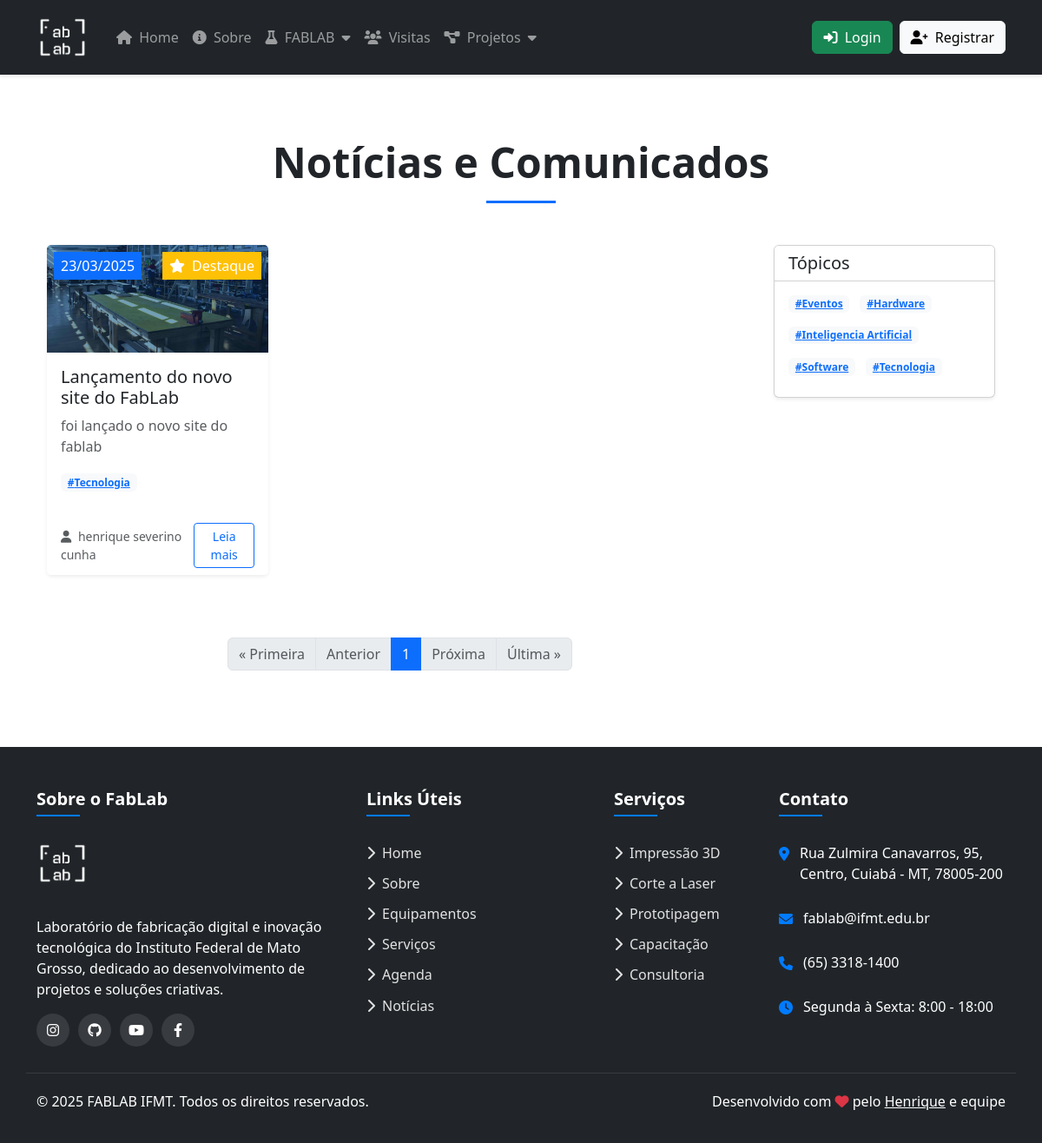
Page /options/noticias/ on the earlier database version.
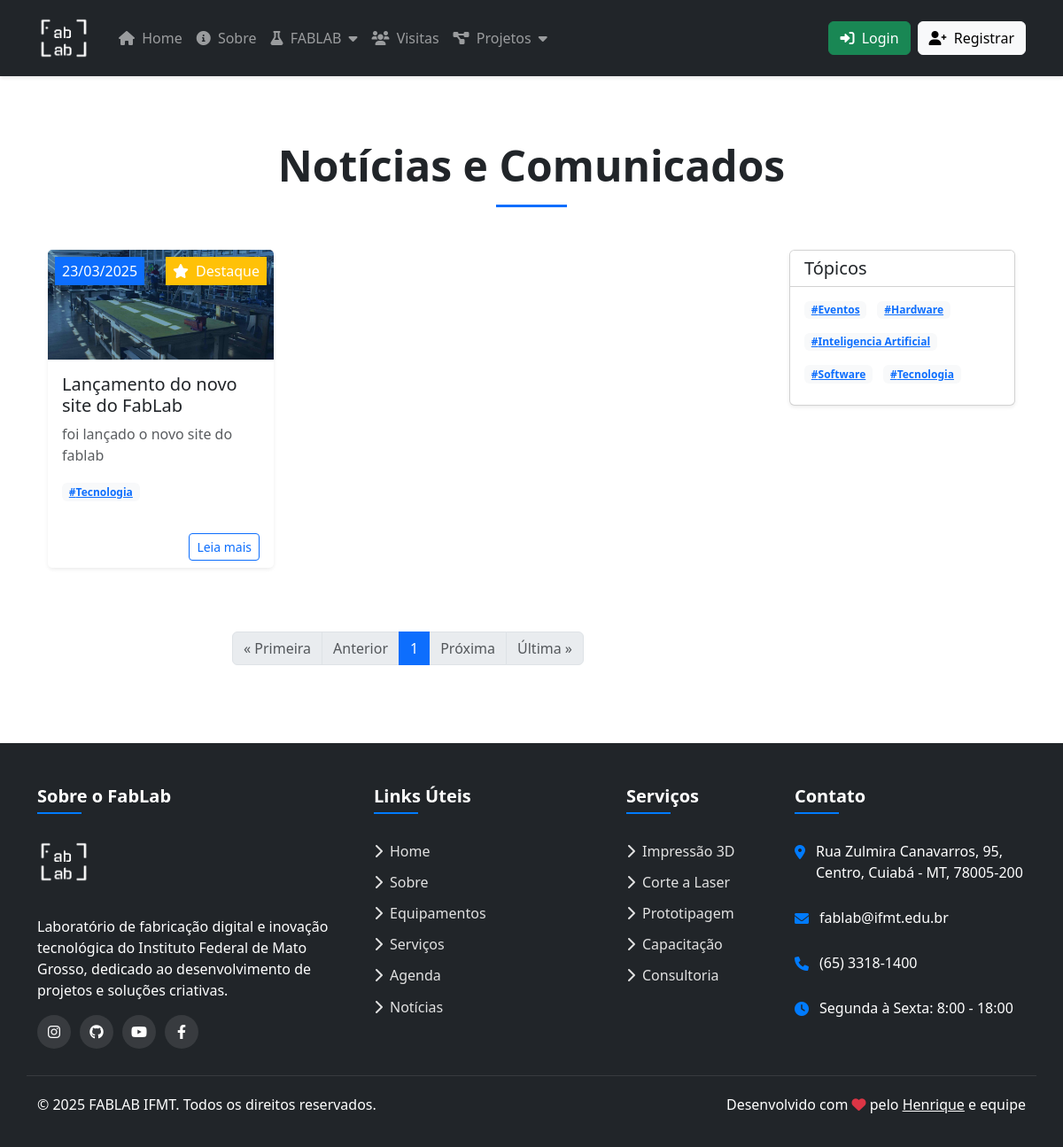
Same page on the later database version.
### options/models.py (models this page shows, shortened)
class Noticia(models.Model):
    titulo = models.CharField(max_length=200)
    slug = models.SlugField(max_length=200, unique=True, help_text="URL amigável baseada no título")
    resumo = models.TextField(help_text="Resumo curto da notícia (exibido na listagem)")
    conteudo = models.TextField(help_text="Conteúdo completo da notícia")
    imagem = models.ImageField(upload_to='noticias/', help_text="Imagem principal da notícia")
    data_publicacao = models.DateTimeField(auto_now_add=True)
    data_atualizacao = models.DateTimeField(auto_now=True)
    autor = models.ForeignKey(settings.AUTH_USER_MODEL, on_delete=models.SET_NULL, null=True, blank=True, related_name='noticias')
    hashtags = models.ManyToManyField(Hashtag, blank=True, related_name='noticias')
    publicado = models.BooleanField(default=True, help_text="Se marcado, a notícia será visível no site")
    mostrar_na_home = models.BooleanField(default=False, help_text="Se marcado, a notícia será exibida na página inicial")
    destaque = models.BooleanField(default=False, help_text="Se marcado, receberá destaque visual")
    class Meta:
        ordering = ['-data_publicacao']
        verbose_name = 'Notícia'
        verbose_name_plural = 'Notícias'
    def get_absolute_url(self):
        return reverse('options:noticia_detalhe', args=[self.slug])

class Hashtag(models.Model):
    nome = models.CharField(max_length=50, unique=True)
    slug = models.SlugField(max_length=50, unique=True)
    class Meta:
        ordering = ['nome']
        verbose_name = 'Hashtag'
        verbose_name_plural = 'Hashtags'

### users/models.py (models this page shows, shortened)
class CustomUser(AbstractUser):
    username = None
    first_name = models.CharField(_("first name"), max_length=150, blank=False)
    last_name = models.CharField(_("last name"), max_length=150, blank=False)
    email = models.EmailField(_("email address"), blank=False, unique=True,
                              error_messages={"unique": _("Um usuário com este email já está cadastrado.")})
    id = models.CharField(_("matricula"),
        max_length=13,
        unique=True,
        primary_key=True,
        help_text=_(
            "Seu número de matrícula do SUAP ou SIAPE. Apenas números."
        ),
        error_messages={
            "unique": _("Um usuário com este número de matrícula já está cadastrado.")
        }
    )
    USERNAME_FIELD = "id"
    REQUIRED_FIELDS = ["first_name", "last_name", "email"]
    objects = CustomUserManager()

### options/views.py (the view)
# urls.py: path('noticias/', views.noticias_lista, name='noticias'),
def noticias_lista(request):
    noticias_lista = Noticia.objects.filter(publicado=True)
    todas_hashtags = Hashtag.objects.all()
    paginator = Paginator(noticias_lista, 9)  # 9 notícias por página (3x3)
    page = request.GET.get('page')
    noticias = paginator.get_page(page)
    return render(request, 'noticias.html', {
        'noticias': noticias,
        'hashtags': todas_hashtags,
        'titulo': 'Notícias e Comunicados'
    })

### options/templates/noticias.html (shortened to what this page needs)
{% extends 'layout.html' %}
{% load static %}
{% block content %}
<div class="container py-5">
  <div class="row mb-5">
    <div class="col-12">
      <h1 class="display-5 fw-bold text-center">{{ titulo|default:"Notícias e Comunicados" }}</h1>
      <div class="text-center">
        <div class="mx-auto bg-primary" style="height: 3px; width: 80px; margin-top: 15px;"></div>
      </div>
    </div>
  </div>
  <div class="row">
    <div class="col-lg-9">
      {% if noticias %}
        <div class="row g-4">
          {% for noticia in noticias %}
            <div class="col-md-6 col-lg-4 mb-4">
              <div class="card h-100 border-0 shadow-sm news-card">
                <div class="position-relative">
                  <img src="{{ noticia.imagem.url }}" alt="{{ noticia.titulo }}" class="card-img-top">
                  <div class="position-absolute top-0 start-0 bg-primary text-white py-1 px-2 m-2">
                    {{ noticia.data_publicacao|date:"d/m/Y" }}
                  </div>
                  {% if noticia.destaque %}
                    <div class="position-absolute top-0 end-0 bg-warning text-white py-1 px-2 m-2">
                      <i class="fas fa-star me-1"></i> Destaque
                    </div>
                  {% endif %}
                </div>
                <div class="card-body">
                  <h5 class="card-title">{{ noticia.titulo }}</h5>
                  <p class="card-text text-muted">{{ noticia.resumo|truncatechars:120 }}</p>
                  {% if noticia.hashtags.all %}
                  <div class="mt-2 mb-2">
                    {% for tag in noticia.hashtags.all %}
                      <a href="{% url 'options:noticias_por_tag' tag.slug %}" class="badge bg-light text-primary me-1 mb-1">
                        #{{ tag.nome }}
                      </a>
                    {% endfor %}
                  </div>
                  {% endif %}
                </div>
                <div class="card-footer bg-white border-0">
                  <div class="d-flex justify-content-between align-items-center">
                    <small class="text-muted">
                      {% if noticia.autor %}
                        <i class="fas fa-user me-1"></i> {{ noticia.autor.get_full_name|default:noticia.autor.username }}
                      {% endif %}
                    </small>
                    <a href="{{ noticia.get_absolute_url }}" class="btn btn-sm btn-outline-primary">Leia mais</a>
                  </div>
                </div>
              </div>
            </div>
          {% endfor %}
        </div>
        <div class="row mt-5">
          <div class="col-12">
            <nav aria-label="Navegação de páginas">
              <ul class="pagination justify-content-center">
                {% if noticias.has_previous %}
                  <li class="page-item">
                    <a class="page-link" href="?page=1">&laquo; Primeira</a>
                  </li>
                  <li class="page-item">
                    <a class="page-link" href="?page={{ noticias.previous_page_number }}">Anterior</a>
                  </li>
                {% else %}
                  <li class="page-item disabled">
                    <span class="page-link">&laquo; Primeira</span>
                  </li>
                  <li class="page-item disabled">
                    <span class="page-link">Anterior</span>
                  </li>
                {% endif %}
                {% for i in noticias.paginator.page_range %}
                  {% if noticias.number == i %}
                    <li class="page-item active">
                      <span class="page-link">{{ i }} <span class="sr-only">(atual)</span></span>
                    </li>
                  {% elif i > noticias.number|add:'-3' and i < noticias.number|add:'3' %}
                    <li class="page-item">
                      <a class="page-link" href="?page={{ i }}">{{ i }}</a>
                    </li>
                  {% endif %}
                {% endfor %}
                {% if noticias.has_next %}
                  <li class="page-item">
                    <a class="page-link" href="?page={{ noticias.next_page_number }}">Próxima</a>
                  </li>
                  <li class="page-item">
                    <a class="page-link" href="?page={{ noticias.paginator.num_pages }}">Última &raquo;</a>
                  </li>
                {% else %}
                  <li class="page-item disabled">
                    <span class="page-link">Próxima</span>
                  </li>
                  <li class="page-item disabled">
                    <span class="page-link">Última &raquo;</span>
                  </li>
                {% endif %}
              </ul>
            </nav>
          </div>
        </div>
      {% else %}
        <div class="alert alert-info">
          <i class="fas fa-info-circle fa-2x mb-3"></i>
          <h4>Nenhuma notícia disponível</h4>
          <p>No momento não há notícias publicadas. Volte em breve para novidades.</p>
        </div>
      {% endif %}
    </div>
    <div class="col-lg-3">
      {% if hashtags %}
      <div class="card shadow-sm mb-4 sticky-lg-top" style="top: 100px; z-index: 990;">
        <div class="card-header bg-white">
          <h5 class="mb-0">Tópicos</h5>
        </div>
        <div class="card-body">
          <div class="d-flex flex-wrap gap-2">
            {% for tag in hashtags %}
              <a href="{% url 'options:noticias_por_tag' tag.slug %}"
                 class="badge bg-light text-primary me-1 mb-2 {% if tag_atual == tag %}active{% endif %}">
                #{{ tag.nome }}
              </a>
            {% endfor %}
          </div>
        </div>
      </div>
      {% endif %}
    </div>
  </div>
</div>
{% endblock %}

### templates/layout.html (shortened to what this page needs)
{% load static %}
<!DOCTYPE html>
<html lang="pt-br" class="h-100">
  <head>
    <link rel="stylesheet" href="{% static 'style.css' %}">
    <link href="https://cdn.jsdelivr.net/npm/bootstrap@5.3.3/dist/css/bootstrap.min.css" rel="stylesheet">
    <link rel="stylesheet" href="https://cdnjs.cloudflare.com/ajax/libs/font-awesome/6.0.0-beta3/css/all.min.css">
  </head>
  <body class="d-flex flex-column min-vh-100">
    <nav class="navbar navbar-expand-lg navbar-dark bg-dark sticky-top">
      <div class="container">
        <a class="navbar-brand d-flex align-items-center" href="/" aria-label="FABLAB IFMT Home">
          <img src="{% static 'images/logo_branco.png' %}" alt="Logo FABLAB" style="height: 60px;" class="me-2">
        </a>
        <div class="collapse navbar-collapse" id="navbarColor02">
          <ul class="navbar-nav me-auto">
            <li class="nav-item">
              <a class="nav-link" href="/">
                <i class="fas fa-home me-1"></i> Home
              </a>
            </li>
            <li class="nav-item">
              <a class="nav-link" href="/about">
                <i class="fas fa-info-circle me-1"></i> Sobre
              </a>
            </li>
            <li class="nav-item project">
              <a class="nav-link">
                <i class="fas fa-flask me-1"></i> FABLAB <i class="fas fa-caret-down ms-1"></i>
              </a>
            </li>
            {% if not user.is_staff %}
            <li class="nav-item">
              <a class="nav-link" href="{% url 'logs:request_visit' %}">
                <i class="fas fa-users me-1"></i> Visitas
              </a>
            </li>
            {% endif %}
            <li class="nav-item project">
              <a class="nav-link" {% if user.is_staff %}href="{% url 'projetos:projeto_lista' %}"{% endif %}>
                <i class="fas fa-project-diagram me-1"></i> Projetos <i class="fas fa-caret-down ms-1"></i>
              </a>
            </li>
          </ul>
          <div class="d-flex align-items-center">
            {% if user.is_authenticated %}
              <div class="user-welcome text-light">
                <span class="user-role">{% if user.is_staff %}👑{% endif %}</span>
                <span>{{user.first_name}} {{user.last_name}}</span>
              </div>
              <form action="{% url 'users:logout' %}" method="post">
                {% csrf_token %}
                <button class="btn btn-outline-danger btn-sm" type="submit">
                  <i class="fas fa-sign-out-alt me-1"></i> Sair
                </button>
              </form>
            {% else %}
              <a href="/users/login" class="btn btn-success me-2">
                <i class="fas fa-sign-in-alt me-1"></i> Login
              </a>
              <a href="/users/register" class="btn btn-light">
                <i class="fas fa-user-plus me-1"></i> Registrar
              </a>
            {% endif %}
          </div>
        </div>
      </div>
    </nav>
    <div aria-live="polite" aria-atomic="true" class="position-fixed bottom-0 end-0 p-3" style="z-index: 1100">
    </div>
    <main class="container py-4">
      {% block content %}{% endblock %}
    </main>
    <footer class="pt-5 mt-auto bg-dark text-white">
      <div class="container">
        <div class="row">
          <div class="col-lg-4 col-md-6 mb-4 mb-md-0 footer-links">
            <h5>Sobre o FabLab</h5>
            <div class="mb-3">
              <img src="{% static 'images/logo_branco.png' %}" alt="Logo FABLAB" class="footer-logo">
            </div>
            <p class="mb-3">
              Laboratório de fabricação digital e inovação tecnológica do Instituto Federal de Mato Grosso, dedicado ao desenvolvimento de projetos e soluções criativas.
            </p>
            <div class="social-links mt-3">
              <a href="https://www.instagram.com/ifmtmaker/" target="_blank" aria-label="Instagram" title="Instagram">
                <i class="fab fa-instagram"></i>
              </a>
              <a href="https://github.com/FabLab-IFMT" target="_blank" aria-label="GitHub" title="GitHub">
                <i class="fab fa-github"></i>
              </a>
              <a href="https://www.youtube.com/channel/UCxxxxxxxx" target="_blank" aria-label="YouTube" title="YouTube">
                <i class="fab fa-youtube"></i>
              </a>
              <a href="https://www.facebook.com/ifmtoficial/" target="_blank" aria-label="Facebook" title="Facebook">
                <i class="fab fa-facebook-f"></i>
              </a>
            </div>
          </div>
          <div class="col-lg-3 col-md-6 mb-4 mb-md-0 footer-links">
            <h5>Links Úteis</h5>
            <ul class="list-unstyled">
              <li><a href="/" class="d-block"><i class="fas fa-chevron-right me-2"></i>Home</a></li>
              <li><a href="/about" class="d-block"><i class="fas fa-chevron-right me-2"></i>Sobre</a></li>
              <li><a href="{% url 'options:equipamentos' %}" class="d-block"><i class="fas fa-chevron-right me-2"></i>Equipamentos</a></li>
              <li><a href="{% url 'options:servicos' %}" class="d-block"><i class="fas fa-chevron-right me-2"></i>Serviços</a></li>
              <li><a href="{% url 'logs:agenda_home' %}" class="d-block"><i class="fas fa-chevron-right me-2"></i>Agenda</a></li>
              <li><a href="{% url 'options:noticias' %}" class="d-block"><i class="fas fa-chevron-right me-2"></i>Notícias</a></li>
            </ul>
          </div>
          <div class="col-lg-2 col-md-6 mb-4 mb-md-0 footer-links">
            <h5>Serviços</h5>
            <ul class="list-unstyled">
              <li><a href="#" class="d-block"><i class="fas fa-chevron-right me-2"></i>Impressão 3D</a></li>
              <li><a href="#" class="d-block"><i class="fas fa-chevron-right me-2"></i>Corte a Laser</a></li>
              <li><a href="#" class="d-block"><i class="fas fa-chevron-right me-2"></i>Prototipagem</a></li>
              <li><a href="#" class="d-block"><i class="fas fa-chevron-right me-2"></i>Capacitação</a></li>
              <li><a href="#" class="d-block"><i class="fas fa-chevron-right me-2"></i>Consultoria</a></li>
            </ul>
          </div>
          <div class="col-lg-3 col-md-6 mb-4 mb-md-0 footer-links">
            <h5>Contato</h5>
            <ul class="list-unstyled contact-info">
              <li>
                <i class="fas fa-map-marker-alt"></i>
                <span>Rua Zulmira Canavarros, 95, Centro, Cuiabá - MT, 78005-200</span>
              </li>
              <li>
                <i class="fas fa-envelope"></i>
                <span>fablab@ifmt.edu.br</span>
              </li>
              <li>
                <i class="fas fa-phone"></i>
                <span>(65) 3318-1400</span>
              </li>
              <li>
                <i class="fas fa-clock"></i>
                <span>Segunda à Sexta: 8:00 - 18:00</span>
              </li>
            </ul>
          </div>
        </div>
        <div class="row footer-bottom">
          <div class="col-md-6 text-center text-md-start">
            <p>&copy; 2025 FABLAB IFMT. Todos os direitos reservados.</p>
          </div>
          <div class="col-md-6 text-center text-md-end">
            <p>
                Desenvolvido com <i class="fas fa-heart text-danger"></i> pelo <a href="https://github.com/henrltop" target="_blank" class="text-white">Henrique</a> e equipe
            </p>
          </div>
        </div>
      </div>
    </footer>
  </body>
</html>

Differences in the rows shown:
changed Noticia "Lançamento do novo site do FabLab": autor_id "3341638" → empty (drawn); autor.get_full_name "henrique severino cunha" → (not shown)
